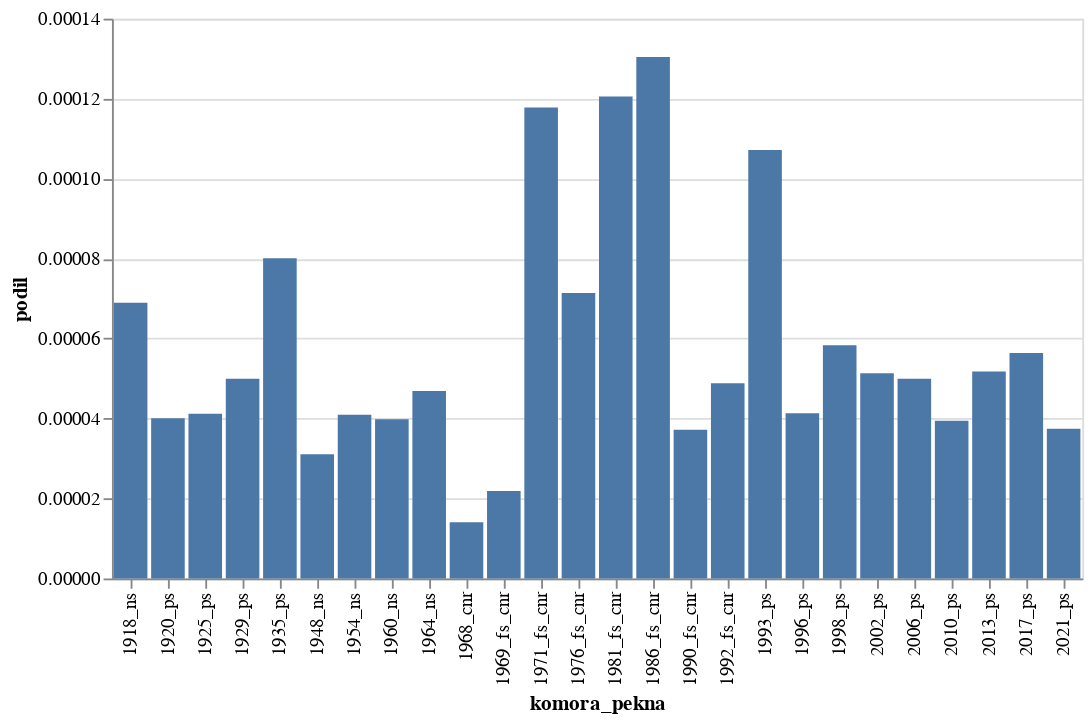

The code cell stored with this chart in its notebook:
### Code cell
graf("Praha")

### Figure 1 — Vega-Lite specification as saved in the notebook (floating-point values rounded to 4 significant figures)
{"config": {"view": {"continuousWidth": 300, "continuousHeight": 300}}, "data": {"name": "data-dee540ea414eac9802a71abc09ee0af3"}, "mark": {"type": "bar"}, "encoding": {"x": {"field": "komora_pekna", "type": "nominal"}, "y": {"field": "podil", "type": "quantitative"}}, "$schema": "https://vega.github.io/schema/vega-lite/v5.8.0.json", "datasets": {"data-dee540ea414eac9802a71abc09ee0af3": [{"komora_pekna": "1918_ns", "slov": 2493774, "vyskytu": 172, "podil": 6.897e-05}, {"komora_pekna": "1920_ps", "slov": 8739981, "vyskytu": 350, "podil": 4.005e-05}, {"komora_pekna": "1925_ps", "slov": 6606822, "vyskytu": 272, "podil": 4.117e-05}, {"komora_pekna": "1929_ps", "slov": 8229753, "vyskytu": 411, "podil": 4.994e-05}, {"komora_pekna": "1935_ps", "slov": 3159927, "vyskytu": 253, "podil": 8.007e-05}, {"komora_pekna": "1948_ns", "slov": 1867671, "vyskytu": 58, "podil": 3.105e-05}, {"komora_pekna": "1954_ns", "slov": 1025516, "vyskytu": 42, "podil": 4.095e-05}, {"komora_pekna": "1960_ns", "slov": 904510, "vyskytu": 36, "podil": 3.98e-05}, {"komora_pekna": "1964_ns", "slov": 1534760, "vyskytu": 72, "podil": 4.691e-05}, {"komora_pekna": "1968_cnr", "slov": 142318, "vyskytu": 2, "podil": 1.405e-05}, {"komora_pekna": "1969_fs_cnr", "slov": 1141353, "vyskytu": 25, "podil": 2.19e-05}, {"komora_pekna": "1971_fs_cnr", "slov": 1783042, "vyskytu": 210, "podil": 0.0001178}, {"komora_pekna": "1976_fs_cnr", "slov": 1541450, "vyskytu": 110, "podil": 7.136e-05}, {"komora_pekna": "1981_fs_cnr", "slov": 1667393, "vyskytu": 201, "podil": 0.0001205}, {"komora_pekna": "1986_fs_cnr", "slov": 2346937, "vyskytu": 306, "podil": 0.0001304}, {"komora_pekna": "1990_fs_cnr", "slov": 6744570, "vyskytu": 251, "podil": 3.722e-05}, {"komora_pekna": "1992_fs_cnr", "slov": 1250260, "vyskytu": 61, "podil": 4.879e-05}, {"komora_pekna": "1993_ps", "slov": 3733309, "vyskytu": 400, "podil": 0.0001071}, {"komora_pekna": "1996_ps", "slov": 3777874, "vyskytu": 156, "podil": 4.129e-05}, {"komora_pekna": "1998_ps", "slov": 8758180, "vyskytu": 511, "podil": 5.835e-05}, {"komora_pekna": "2002_ps", "slov": 9469562, "vyskytu": 486, "podil": 5.132e-05}, {"komora_pekna": "2006_ps", "slov": 7246921, "vyskytu": 362, "podil": 4.995e-05}, {"komora_pekna": "2010_ps", "slov": 6613371, "vyskytu": 261, "podil": 3.947e-05}, {"komora_pekna": "2013_ps", "slov": 11319931, "vyskytu": 586, "podil": 5.177e-05}, {"komora_pekna": "2017_ps", "slov": 13171459, "vyskytu": 743, "podil": 5.641e-05}, {"komora_pekna": "2021_ps", "slov": 15683586, "vyskytu": 587, "podil": 3.743e-05}]}}
